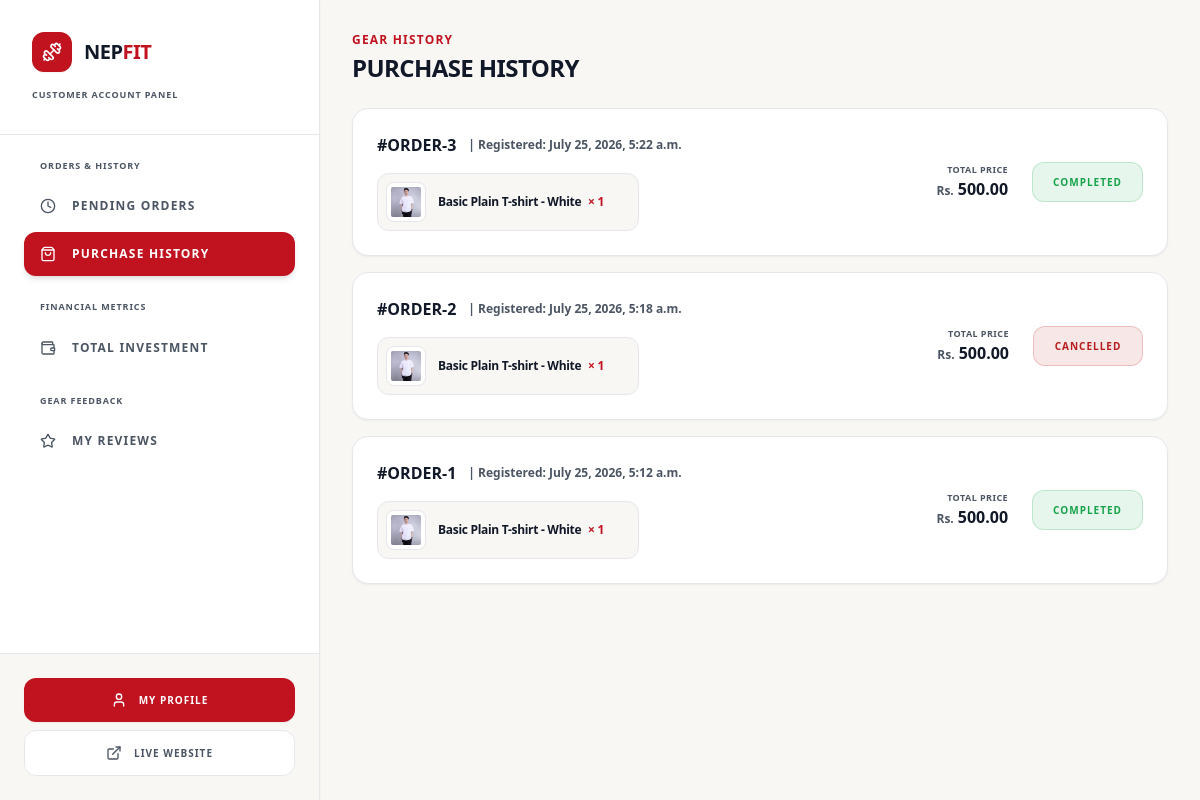
The app's page /dashboard/?section=my-orders (signed in) with its own data.
### nf_app/models.py (models this page shows, shortened)
class Order(models.Model):
    class Status(models.TextChoices):
        CONFIRMED = 'confirmed', 'Order Confirmed'
        SHIPPING = 'shipping', 'In Transit'
        DELIVERED = 'delivered', 'Delivered'
        COMPLETED = 'completed', 'Completed'
        CANCELLED = 'cancelled', 'Cancelled'
    class PaymentMethod(models.TextChoices):
        ESEWA = 'esewa', 'eSewa'
        COD = 'cod', 'Cash on Delivery'
    customer = models.ForeignKey(User, on_delete=models.CASCADE, related_name='orders')
    total_amount = models.DecimalField(max_digits=12, decimal_places=2)
    status = models.CharField(max_length=20, choices=Status.choices, default=Status.CONFIRMED)
    transaction_id = models.CharField(max_length=100, blank=True, null=True, help_text="Payment provider tracking reference ID")
    shipping_address = models.TextField()
    payment_method = models.CharField(max_length=20, choices=PaymentMethod.choices, default=PaymentMethod.ESEWA)
    created_at = models.DateTimeField(auto_now_add=True)

class OrderItem(models.Model):
    order = models.ForeignKey(Order, on_delete=models.CASCADE, related_name='items')
    product = models.ForeignKey(Product, on_delete=models.CASCADE)
    price_at_purchase = models.DecimalField(max_digits=10, decimal_places=2)
    quantity = models.PositiveIntegerField(default=1)

class Product(models.Model):
    class Category(models.TextChoices):
        SHIRTS = 'shirts', 'Shirts'
        T_SHIRTS = 't_shirts', 'T-Shirts'
        PANTS = 'pants', 'Pants'
        HOODIES = 'hoodies', 'Hoodies'
        JACKETS = 'jackets', 'Jackets'
        SWEATSHIRTS = 'sweatshirts', 'Sweatshirts'
        JOGGERS = 'joggers', 'Joggers'
        SHORTS = 'shorts', 'Shorts'
    class Size(models.TextChoices):
        SMALL = 'S', 'Small'
        MEDIUM = 'M', 'Medium'
        LARGE = 'L', 'Large'
        XLARGE = 'XL', 'Extra Large'
        XXLARGE = 'XXL', 'Double Extra Large'
    name = models.CharField(max_length=255)
    brand = models.CharField(max_length=100, default='NepFit', help_text="Brand name (e.g., NepFit)")
    category = models.CharField(max_length=30, choices=Category.choices)
    size = models.CharField(max_length=10, choices=Size.choices, default=Size.MEDIUM, help_text="Default size for this product")
    description = models.TextField(help_text="Product details, fabric materials, and sizing guide.")
    price = models.DecimalField(max_digits=10, decimal_places=2)
    stock = models.PositiveIntegerField(default=10)
    product_image = models.ImageField(upload_to='images/products/')
    is_active = models.BooleanField(default=True)
    created_at = models.DateTimeField(auto_now_add=True)

### nf_app/views/dashboard.py (the view)
# urls.py: path('dashboard/', customer_dashboard_view, name='customer_dashboard')
@login_required
def customer_dashboard_view(request):
    if request.user.is_staff:
        messages.error(request, "You are not authorized to access the customer dashboard.")
        return redirect('home')
    section = request.GET.get('section', 'pending-orders')
    context = {
        'section': section,
        'gross_spent': Order.objects.filter(customer=request.user, status=Order.Status.COMPLETED).aggregate(total=models.Sum('total_amount'))['total'] or 0,
        'average_spent': Order.objects.filter(customer=request.user, status=Order.Status.COMPLETED).aggregate(avg=models.Avg('total_amount'))['avg'] or 0
    }
    if section == 'pending-orders':
        context['pending_orders'] = Order.objects.exclude(customer=request.user, status__in=[Order.Status.COMPLETED, Order.Status.CANCELLED]).order_by('-created_at')
    elif section == 'my-orders':
        context['orders'] = Order.objects.filter(customer=request.user, status__in=[Order.Status.COMPLETED, Order.Status.CANCELLED]).order_by('-created_at')
    elif section == 'my-reviews':
        context['reviews'] = Review.objects.filter(customer=request.user).order_by('-created_at')
    elif section == 'total-spent':
        context['total_spent'] = Order.objects.filter(customer=request.user, status=Order.Status.COMPLETED).order_by('-created_at')
    return render(request, 'dashboard/customer_dashboard.html', context)

### nf_app/templates/dashboard/customer_dashboard.html (shortened to what this page needs)
<!DOCTYPE html>
<html lang="en">
<head>
    {% load static %}
    <link href="{% static 'css/styles.css' %}" rel="stylesheet" />
</head>
<body class="bg-[#F8F7F4] flex min-h-screen overflow-hidden text-[#4B5563] font-sans antialiased">
    <aside class="w-80 bg-[#FFFFFF] flex flex-col shadow-sm relative z-30 border-r border-[#E5E7EB]">
        <div class="p-8 border-b border-[#E5E7EB]">
            <div class="flex items-center gap-3">
                <div class="h-10 w-10 bg-[#C1121F] rounded-xl flex items-center justify-center shadow-sm">
                    <i data-lucide="dumbbell" class="w-5 h-5 text-[#FFFFFF]"></i>
                </div>
                <h1 class="text-xl font-black tracking-tight uppercase text-[#111827]">
                    Nep<span class="text-[#C1121F]">Fit</span>
                </h1>
            </div>
            <p class="text-[9px] text-[#4B5563] font-extrabold uppercase tracking-widest mt-4">Customer Account Panel</p>
        </div>
        <nav class="flex-grow p-6 space-y-6 overflow-y-auto custom-scrollbar">
            <div class="space-y-1">
                <h3 class="px-4 text-[9px] font-extrabold text-[#4B5563] uppercase tracking-widest mb-3">Orders & History</h3>
                <a href="?section=pending-orders" class="flex items-center gap-4 px-4 py-3.5 rounded-xl {% if section == 'pending-orders' or not section %}bg-[#C1121F] text-[#FFFFFF] shadow-md font-extrabold{% else %}text-[#4B5563] hover:bg-[#F8F7F4] hover:text-[#111827] font-bold{% endif %} uppercase text-xs tracking-widest transition-all group">
                    <i data-lucide="clock" class="w-4 h-4 transition-transform group-hover:scale-105"></i>
                    Pending Orders
                </a>
                <a href="?section=my-orders" class="flex items-center gap-4 px-4 py-3.5 rounded-xl {% if section == 'my-orders' %}bg-[#C1121F] text-[#FFFFFF] shadow-md font-extrabold{% else %}text-[#4B5563] hover:bg-[#F8F7F4] hover:text-[#111827] font-bold{% endif %} uppercase text-xs tracking-widest transition-all group">
                    <i data-lucide="shopping-bag" class="w-4 h-4 transition-transform group-hover:scale-105"></i>
                    Purchase History
                </a>
            </div>
            <div class="space-y-1">
                <h3 class="px-4 text-[9px] font-extrabold text-[#4B5563] uppercase tracking-widest mb-3">Financial Metrics</h3>
                <a href="?section=total-spent" class="flex items-center gap-4 px-4 py-3.5 rounded-xl {% if section == 'total-spent' %}bg-[#C1121F] text-[#FFFFFF] shadow-md font-extrabold{% else %}text-[#4B5563] hover:bg-[#F8F7F4] hover:text-[#111827] font-bold{% endif %} uppercase text-xs tracking-widest transition-all group">
                    <i data-lucide="wallet" class="w-4 h-4 transition-transform group-hover:scale-105"></i>
                    Total Investment
                </a>
            </div>
            <div class="space-y-1">
                <h3 class="px-4 text-[9px] font-extrabold text-[#4B5563] uppercase tracking-widest mb-3">Gear Feedback</h3>
                <a href="?section=my-reviews" class="flex items-center gap-4 px-4 py-3.5 rounded-xl {% if section == 'my-reviews' %}bg-[#C1121F] text-[#FFFFFF] shadow-md font-extrabold{% else %}text-[#4B5563] hover:bg-[#F8F7F4] hover:text-[#111827] font-bold{% endif %} uppercase text-xs tracking-widest transition-all group">
                    <i data-lucide="star" class="w-4 h-4 transition-transform group-hover:scale-105"></i>
                    My Reviews
                </a>
            </div>
        </nav>
        <div class="p-6 border-t border-[#E5E7EB] bg-[#F8F7F4] flex flex-col gap-2">
            <a href="/profile/"
               class="flex items-center justify-center gap-3 w-full bg-[#C1121F] text-[#FFFFFF] px-6 py-3.5 rounded-xl font-extrabold uppercase text-[10px] tracking-widest hover:bg-[#9B0D18] transition-all shadow-sm active:scale-95">
                <i data-lucide="user" class="w-4 h-4"></i>
                My Profile
            </a>
            <a href="/" target="_blank"
               class="flex items-center justify-center gap-3 w-full bg-[#FFFFFF] border border-[#E5E7EB] text-[#4B5563] px-6 py-3.5 rounded-xl font-extrabold uppercase text-[10px] tracking-widest hover:bg-[#E5E7EB]/50 hover:text-[#111827] transition-all active:scale-95">
                <i data-lucide="external-link" class="w-4 h-4"></i>
                Live Website
            </a>
        </div>
    </aside>
    <main class="flex-grow flex flex-col h-screen overflow-y-auto bg-[#F8F7F4] p-6 sm:p-8">
        {% if section == 'pending-orders' or not section %}
            {% include 'dashboard/customer/_pending_orders.html' %}
        {% elif section == 'my-orders' %}
            {% include 'dashboard/customer/_my_orders.html' %}
        {% elif section == 'total-spent' %}
            {% include 'dashboard/customer/_total_spent.html' %}
        {% elif section == 'my-reviews' %}
            {% include 'dashboard/customer/_my_reviews.html' %}
        {% endif %}
    </main>
</body>
</html>

### nf_app/templates/dashboard/customer/_my_orders.html (shortened to what this page needs)
<div class="space-y-6">
    <div>
        <h2 class="text-xs font-extrabold uppercase tracking-widest text-[#C1121F] mb-1">Gear History</h2>
        <h1 class="text-2xl font-black tracking-tight text-[#111827] uppercase">Purchase History</h1>
    </div>
    <div class="space-y-4">
        {% for order in orders %}
            <div class="bg-[#FFFFFF] border border-[#E5E7EB] rounded-2xl p-6 min-h-[140px] flex flex-col lg:flex-row lg:items-center justify-between gap-6 hover:border-[#1F2937]/30 transition-all shadow-sm group">
                <div class="space-y-4 flex-grow w-full">
                    <div class="flex flex-wrap items-center gap-3">
                        <span class="font-black text-base text-[#111827]">#ORDER-{{ order.id }}</span>
                        <span class="text-xs text-[#4B5563] font-bold">| Registered: {{ order.created_at }}</span>
                    </div>
                    <div class="grid grid-cols-1 sm:grid-cols-2 gap-3 max-w-4xl">
                        {% for item in order.items.all %}
                            <div class="flex items-center gap-3 bg-[#F8F7F4] border border-[#E5E7EB] p-2 rounded-xl">
                                <div class="w-10 h-10 bg-[#FFFFFF] border border-[#E5E7EB] rounded-lg overflow-hidden flex items-center justify-center p-1 shrink-0">
                                    {% if item.product.product_image %}
                                        <img src="{{ item.product.product_image.url }}" alt="{{ item.product.name }}" class="w-full h-full object-cover rounded-sm">
                                    {% else %}
                                        <i data-lucide="dumbbell" class="w-5 h-5 text-[#E5E7EB]"></i>
                                    {% endif %}
                                </div>
                                <span class="text-[#111827] text-xs font-extrabold tracking-tight truncate">
                                    {{ item.product.name }} <span class="text-[#C1121F] font-extrabold ml-1">× {{ item.quantity }}</span>
                                </span>
                            </div>
                        {% endfor %}
                    </div>
                </div>
                <div class="flex flex-wrap sm:flex-nowrap items-center justify-between lg:justify-end gap-6 border-t lg:border-t-0 border-[#E5E7EB] pt-4 lg:pt-0 shrink-0 w-full lg:w-auto">
                    <div class="flex flex-col lg:text-right">
                        <span class="text-[9px] uppercase font-extrabold tracking-wider text-[#4B5563]">Total Price</span>
                        <div class="flex items-baseline gap-0.5">
                            <span class="text-xs font-extrabold text-[#4B5563] mr-0.5">Rs.</span>
                            <span class="text-base font-black text-[#111827]">{{ order.total_amount }}</span>
                        </div>
                    </div>
                    <div class="shrink-0">
                        {% if order.status == 'completed' %}
                            <div class="bg-[#16A34A]/10 border border-[#16A34A]/20 text-[#16A34A] font-extrabold h-10 px-5 rounded-xl flex items-center justify-center text-[10px] uppercase tracking-widest select-none min-w-[110px]">
                                Completed
                            </div>
                        {% else %}
                            <div class="bg-[#B91C1C]/10 border border-[#B91C1C]/20 text-[#B91C1C] font-extrabold h-10 px-5 rounded-xl flex items-center justify-center text-[10px] uppercase tracking-widest select-none min-w-[110px]">
                                Cancelled
                            </div>
                        {% endif %}
                    </div>
                </div>
            </div>
        {% endfor %}
    </div>
</div>

### records on screen
Order: id "3", created_at "July 25, 2026, 5:22 a.m.", total_amount "500.00", status "COMPLETED"
OrderItem: product.product_image (picture), product.name "Basic Plain T-shirt - White", quantity "1"
Order: id "2", created_at "July 25, 2026, 5:18 a.m.", total_amount "500.00", status "CANCELLED"
OrderItem: product.product_image (picture), product.name "Basic Plain T-shirt - White", quantity "1"
Order: id "1", created_at "July 25, 2026, 5:12 a.m.", total_amount "500.00", status "COMPLETED"
OrderItem: product.product_image (picture), product.name "Basic Plain T-shirt - White", quantity "1"
